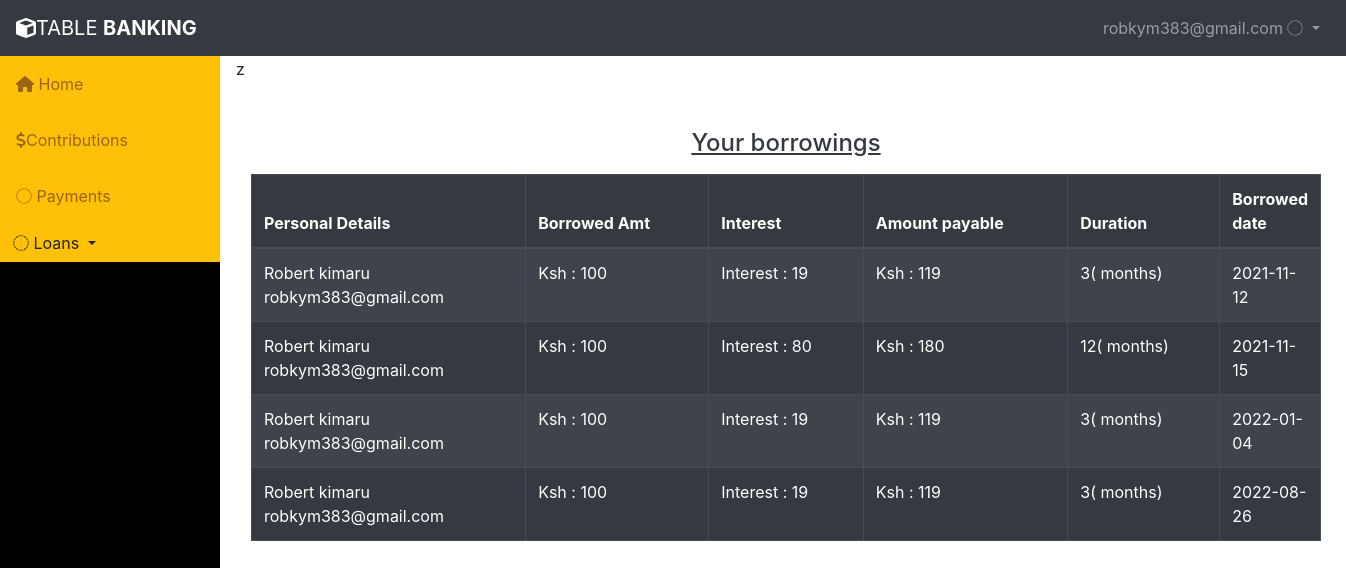
The app's page /Member/loan_history.php (signed in) with its own data.
### tables this page shows
CREATE TABLE `loan_list` (
  `id` int(11) NOT NULL,
  `type_id` int(11) NOT NULL,
  `borrower_id` int(11) NOT NULL,
  `purpose` varchar(255) NOT NULL,
  `amount` int(11) NOT NULL,
  `plan_id` int(11) NOT NULL,
  `status` tinyint(255) NOT NULL COMMENT '0=request,1=confirmed,2=released,3=completed,4=denied\r\n\r\n',
  `date_released` varchar(255) NOT NULL,
  `date_borrowed` date NOT NULL DEFAULT current_timestamp()
);

CREATE TABLE `member` (
  `id` int(11) NOT NULL,
  `name` varchar(255) DEFAULT NULL,
  `email` varchar(255) DEFAULT NULL,
  `contact` varchar(255) DEFAULT NULL,
  `password` varchar(255) DEFAULT NULL,
  `date_created` date NOT NULL DEFAULT current_timestamp(),
  `fileName` varchar(255) NOT NULL
);

CREATE TABLE `loan_plan` (
  `id` int(11) NOT NULL,
  `months` int(11) NOT NULL,
  `interest_percentage` int(11) NOT NULL,
  `penalty_rate` int(11) NOT NULL
);

### Member/loan_history.php (the view, shortened to what this page needs)
<!DOCTYPE html>
<html lang="en">
<head>
    <link rel="stylesheet" href="https://stackpath.bootstrapcdn.com/bootstrap/4.5.2/css/bootstrap.min.css">
    <link rel="stylesheet" href="https://maxcdn.bootstrapcdn.com/font-awesome/4.7.0/css/font-awesome.min.css">
</head>
<body>
    <?php
  include("include/header.php");
include("include/sidebar.php");
    ?>
    <div class="wrapper">
        <div class="container-fluid">
            <div class="row">
                <div class="col-md-12">
                    <div class="mt-5 mb-3 clearfix">
                        <h4 class="text-center text-dark"><u>Your borrowings</u></h4>
                    </div>
                    <form id="#data">
                    <?php
                     $sql = "SELECT  loan_list.id as loan_id,loan_list.amount,loan_list.borrower_id,loan_list.date_borrowed,member.*, loan_plan.*,loan_type.* FROM loan_list
join member on member.id=loan_list.borrower_id
join loan_plan on  loan_plan.id=loan_list.plan_id
join loan_type on loan_type.type_id=loan_list.type_id  where borrower_id='".$_SESSION['id']."'
";
                    if($result = mysqli_query($link, $sql)){
                        if(mysqli_num_rows($result) > 0){
                            echo '<table class="table table-bordered table-striped table-dark" id ="loan-list">';
                                echo "<thead>";
                                    echo "<tr>";
                                        echo "<th>Personal Details</th>";
                                        echo "<th>Borrowed Amt</th>";
                                        echo "<th>Interest</th>";
                                        echo "<th>Amount payable</th>";
                                        echo "<th>Duration</th>";
                                        echo "<th>Borrowed date</th>";
                                    echo "</tr>";
                                echo "</thead>";
                                echo "<tbody>";
                                while($row = mysqli_fetch_array($result)){
                        $amount1 = $row['amount'] * pow((1 + $row['interest_percentage']/100),$row['months']);
                        $interest = number_format($amount1 - $row['amount']);
                        $amount1 =number_format($amount1);
                                    echo "<tr>";
                                        echo "<td>"  .$row['name']. '<br>'.$row['email']."</td>";
                                        echo "<td>Ksh : " . $row['amount'] . "</td>";
                                        echo "<td>Interest : " . $interest . "</td>";
                                        echo "<td> Ksh : " . $amount1 . "</td>";
                                        echo "<td>" . $row['months'] . "( months)</td>";
                                        echo "<td>" . $row['date_borrowed'] . "</td>";
                                    echo "</tr>";
                                }
                                echo "</tbody>";
                            echo "</table>";
                        } else{
                            echo '<div class="alert alert-info"><em>No loan applications found.</em></div>';
                        }
                    } else{
                        echo "Oops! Something went wrong. Please try again later.";
                    }
                    ?>
                    </form>
                </div>
            </div>
        </div>
    </div>
</body>
</html>

### Member/loan_history.php (style rules this page uses)
.wrapper { width: 1100px; margin: 0 auto; }
table tr td:last-child { width: 90px; }

### records on screen
loan_list: member.name "Robert kimaru", member.email "robkym383@gmail.com", amount "100", amount.months "19", amount.months "119", loan_plan.months "3", date_borrowed "2021-11-12"
loan_list: member.name "Robert kimaru", member.email "robkym383@gmail.com", amount "100", amount.months "80", amount.months "180", loan_plan.months "12", date_borrowed "2021-11-15"
loan_list: member.name "Robert kimaru", member.email "robkym383@gmail.com", amount "100", amount.months "19", amount.months "119", loan_plan.months "3", date_borrowed "2022-01-04"
loan_list: member.name "Robert kimaru", member.email "robkym383@gmail.com", amount "100", amount.months "19", amount.months "119", loan_plan.months "3", date_borrowed "2022-08-26"

### other values on screen
$_SESSION["email"] "robkym383@gmail.com"
